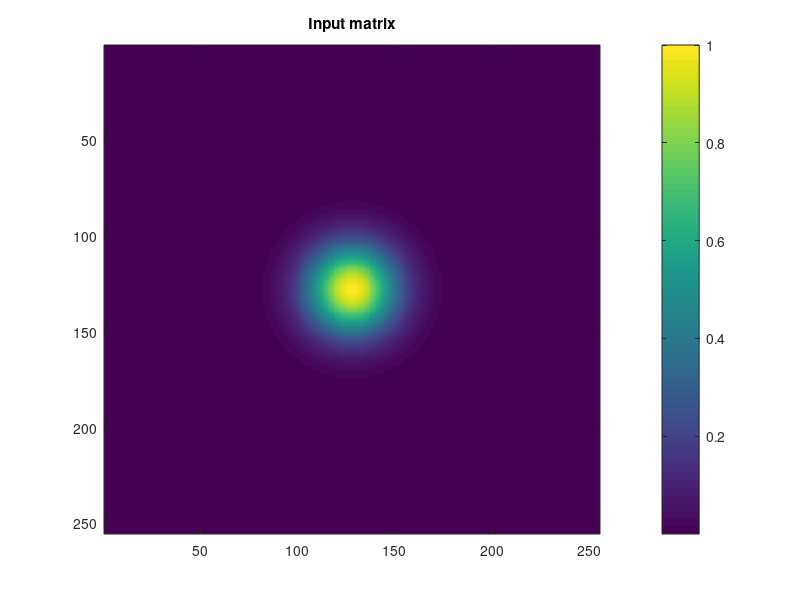

Write MATLAB code to recreate this figure. (Note: this script raises an error after producing the figure.)
% Example: How to use average_ACF

% Initialize input matrix, in practice this matrix would be the output of one of
% the auto-correlation functions

sz = 255;   % Input matrix size

x0 = (sz + 1) / 2;  % Define the center pixel
s  = sz;            % Standard deviation for gaussian function

% Initialize matrix with a gaussian centered at the center pixel

[X, Y]  = meshgrid(1:sz);
Z       = exp(-(X - x0).^2 ./ (2 * s)) .* exp(-(Y - x0).^2 ./ (2 * s));

% Show image of the input matrix

figure
image(Z, 'CDataMapping', 'scaled')
colorbar
title('Input matrix')

% Calculate radially averaged auto-correlation over all angles up to the
% width of the image

[ACFr1, R1] = average_ACF(Z);

% Show plot

figure
plot(R1, ACFr1)
xlabel('R (px)')
ylabel('ACF(r)')
title('All angles, all radii')

% Calculate radially averaged auto-correlation over certain angles up to
% the width of the image

angles = 0:1:90;

[ACFr2, R2] = average_ACF(Z, angles);

% Show plot

figure
plot(R2, ACFr2)
xlabel('R (px)')
ylabel('ACF(r)')
title('Some angles, all radii')

% Calculate radially averaged auto-correlation over certain angles and
% certain radii

angles = 0:1:90;
radii = ((sz + 1) / 20):0.1:((sz +1) / 4);

[ACFr3, R3] = average_ACF(Z, angles, radii);

% Show plot

figure
plot(R3, ACFr3)
xlabel('R (px)')
ylabel('ACF(r)')
title('Some angles, some radii')

